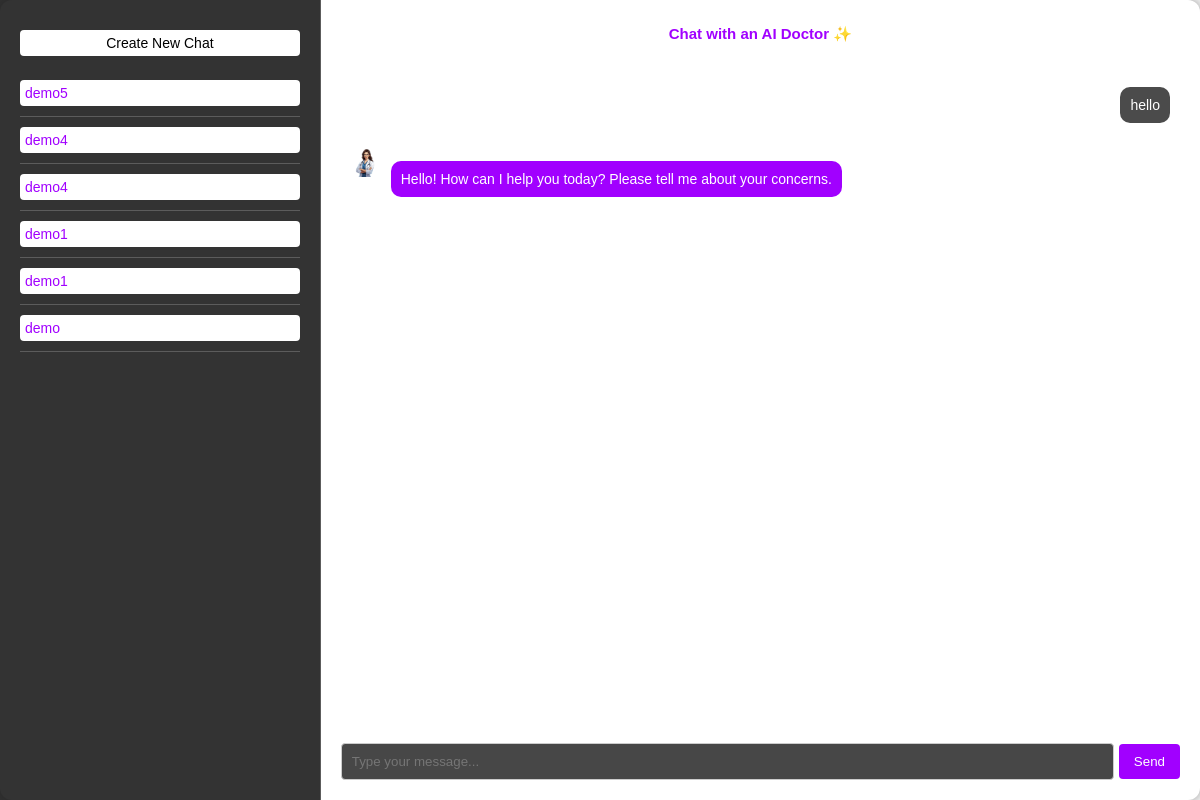
The page /chat/2/ (signed in) on the database its author committed.
### chat/models.py (models this page shows)
class Chat(models.Model):
    user_id = models.CharField(max_length=200)
    chat_name = models.CharField(max_length=200)
    messages = models.JSONField(default=list)
    created_date = models.DateTimeField(default=timezone.now)

### chat/views.py (the view, shortened to what this page needs)
# urls.py: path('<int:chat_id>/', views.chat_with_ai_doctor, name='chat_with_ai_doctor'),
def chat_with_ai_doctor(request, chat_id=None):
    try:
        user_id = request.user.id
        chats = Chat.objects.filter(user_id=user_id).order_by('-created_date')
        chat = None
        if chat_id:
            try:
                chat = Chat.objects.get(id=chat_id)
            except Exception as e:
                return redirect('/chat')
        return render(request, 'chat_with_ai_doctor.html', {'chats': chats, 'chat': chat})
    except Exception as e:
        return render(request, 'error.html')

### chat/templates/chat_with_ai_doctor.html (shortened to what this page needs)
{% load static %}
<!DOCTYPE html>
<html lang="en">
<head>
    <link rel="stylesheet" href="{% static 'css/chat-style.css' %}">
</head>
<body>
    <div class="container">
        <div class="sidebar">
            <a href="{% url 'create_chat' %}" class="create-chat-button">Create New Chat</a>
            {% if chats %}
                <ul>
                    {% for chat in chats %}
                        <li>
                            <a href="/chat/{{ chat.id }}" class="chat-name">
                                {{ chat.chat_name|truncatechars:20 }}
                            </a>
                        </li>
                    {% endfor %}
                </ul>
            {% endif %}
        </div>
        <div class="chat-container">
            <h4>Chat with an AI Doctor ✨</h4>
            <div class="chat-box" id="chat-box">
                {% if chat %}
                    {% for message in chat.messages %}
                        <div class="message user-message">
                            <p>{{ message.user }}</p>
                        </div>
                        <div class="message bot-message">
                            <img src="{% static 'images/bot.png' %}" alt="" class="avatar">
                            <p>{{ message.bot }}</p>
                        </div>
                    {% endfor %}
                {% else %}
                    <a href="{% url 'create_chat' %}"><div class="response" align="center">
                    Create New Chat ✨
                    </div></a>
                {% endif %}
            </div>
            {% if chat %}
                <form id="chat-form" method="POST">
                    <input type="text" id="user-input" name="user_input" placeholder="Type your message..." required>
                    <button type="submit">Send</button>
                </form>
            {% endif %}
        </div>
    </div>
</body>
</html>

### chat/static/css/chat-style.css (style rules this page uses)
body { background-color: #ffffff; color: #000; font-family: Arial, sans-serif; display: flex; justify-content: center; align-items: center; height: 100vh; margin: 0; font-size: 14px; }
.container { display: flex; width: 100%; height: 100%; border-radius: 12px; box-shadow: 0 0 15px rgba(0, 0, 0, 0.5); box-sizing: border-box; }
.sidebar { width: 25%; background-color: rgba(0, 0, 0, 0.8); padding: 20px; border-right: 1px solid rgba(255, 255, 255, 0.2); overflow-y: auto; backdrop-filter: blur(10px); }
.sidebar ul { list-style-type: none; padding: 0; }
.sidebar ul li { padding: 10px 0; border-bottom: 1px solid rgba(255, 255, 255, 0.2); }
.chat-name { display: block; color: #A100FF; text-decoration: none; padding: 5px; border-radius: 4px; background: white; backdrop-filter: blur(5px); }
.create-chat-button { display: block; margin-top: 10px; color: black; text-decoration: none; padding: 5px 10px; background-color: white; border-radius: 4px; text-align: center; }
.chat-container { width: 75%; padding: 20px; display: flex; flex-direction: column; }
.chat-container h4 { color: #A100FF; font-size: 15px; text-align: center; margin-top: 5px; }
.chat-box { background-color: rgba(255, 255, 255, 0.9); padding: 10px; border-radius: 4px; height: 400px; overflow-y: auto; margin-bottom: 10px; flex-grow: 1; backdrop-filter: blur(10px); }
.message { display: flex; align-items: flex-start; margin-bottom: 10px; }
.user-message { justify-content: flex-end; }
.bot-message { justify-content: flex-start; }
.user-message p { background-color: rgba(30, 30, 30, 0.8); color: #fff; border-radius: 10px; padding: 10px; margin-left: 10px; max-width: 70%; }
.bot-message p { background-color: #A100FF; color: #fff; border-radius: 10px; padding: 10px; margin-right: 10px; max-width: 70%; }
.avatar { width: 30px; height: 30px; margin-right: 10px; }
form { display: flex; align-items: center; }
input[type="text"] { flex: 1; padding: 10px; border: 1px solid #ccc; border-radius: 4px; background-color: rgba(51, 51, 51, 0.9); color: #fff; }
button { padding: 10px 15px; background-color: #A100FF; border: none; border-radius: 4px; color: #fff; cursor: pointer; margin-left: 5px; }
a { text-decoration:none; }

### rows shown on the page
Chat: chat_name "demo5"
Chat: chat_name "demo4"
Chat: chat_name "demo4"
Chat: chat_name "demo1"
Chat: chat_name "demo1"
Chat: chat_name "demo"

### other values the page prints
{{ message.user }} "hello"
{{ message.bot }} "Hello! How can I help you today? Please tell me about your concerns."
